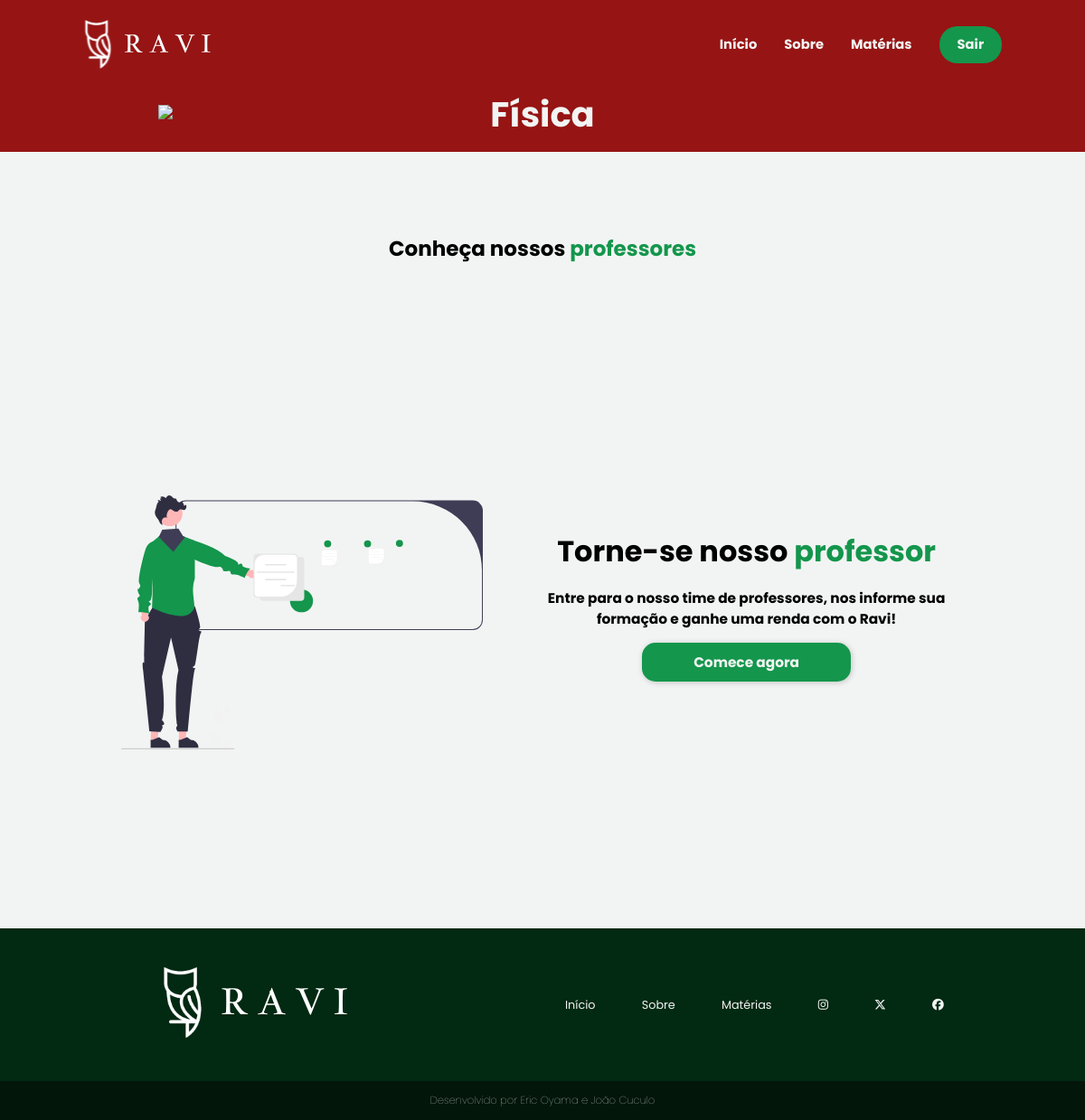
Page /sistema-aluno/materias/fisica.php (signed in) on the earlier database version.
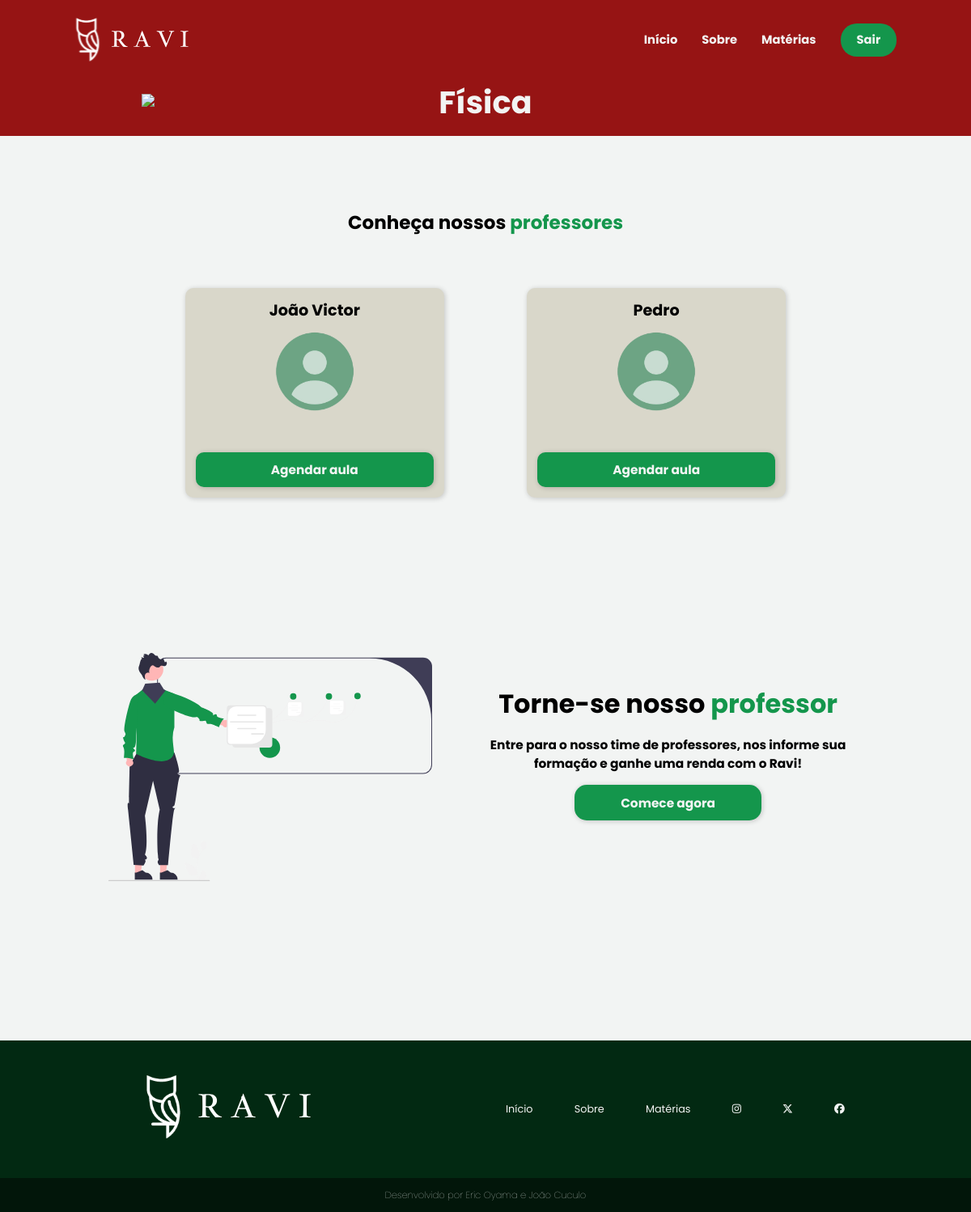
Same page on the later database version.
### tables this page shows
CREATE TABLE `professor` (
  `id` int(11) NOT NULL,
  `nome` varchar(100) NOT NULL,
  `email` varchar(100) NOT NULL,
  `senha` varchar(100) NOT NULL,
  `dn` date NOT NULL,
  `endereco` varchar(100) NOT NULL,
  `cep` varchar(20) NOT NULL,
  `estado` varchar(100) NOT NULL,
  `cidade` varchar(100) NOT NULL,
  `telefone` varchar(20) NOT NULL,
  `cpf` varchar(20) NOT NULL,
  `rg` varchar(20) NOT NULL,
  `sexo` varchar(10) NOT NULL,
  `areaFormacao` varchar(100) NOT NULL,
  `curriculo` varchar(100) NOT NULL,
  `conteudo` text NOT NULL,
  `valorHora` varchar(10) NOT NULL,
  `area_id` int(11) DEFAULT NULL,
  `dataCad` timestamp NOT NULL DEFAULT current_timestamp(),
  `status` varchar(11) NOT NULL
);

### sistema-aluno/materias/fisica.php (the view, shortened to what this page needs)
<?php
    require_once('../../conexao.php');
    $sql = "select * from professor
               where       1 = 1
                 and area_id = 3";
    $resultado = mysqli_query($conexao, $sql);
?>
<!DOCTYPE html>
<html lang="pt-br">
<head>
    <link rel="stylesheet" href="../../assets/css/header-footer.css">
    <link rel="stylesheet" href="../../assets/css/materias.css">
    <link rel="stylesheet" href="../../assets/css/principal.css">
</head>
<body>
    <?php require_once("../../template/menu-fis.php") ?>
    <main>
        <section class="materia" id="fisica">
            <div>
                <img src="../../assets/img/atom-icon-big.png">
            </div>
            <div>
                <h1>Física</h1>
            </div>
        </section>
        <section class="prof">
            <div class="conheca">
                <h1>Conheça nossos <span>professores</span></h1>
            </div>
            <div class="card-group">
                <?php while ($linha = mysqli_fetch_array($resultado)) { ?>
                <div class="cards">
                    <h2><?= $linha['nome'] ?></h2>
                    <img src="../../assets/img/user-image.png">
                    <a href="#">Agendar aula</a>
                </div>
                <?php } ?>
            </div>
        </section>
        <section>
            <div class="vire-prof">
                <figure>
                    <img src="../../assets/img/undraw_professor_re_mj1s.svg">
                </figure>
                <section>
                    <div>
                        <h1>Torne-se nosso <span>professor<span></h1>
                    </div>
                    <div>
                        <p>Entre para o nosso time de professores, nos informe sua formação e ganhe uma renda com o Ravi!</p>
                    </div>
                    <a href="../../sistema-professor/professor/cadastro.php"><button class="cad-btn2 cad-btn3">Comece agora</button></a>
                </section>
            </div>
                </main>
    <?php require_once("../../template/rodape3.php") ?>
</body>
</html>

Differences in the rows shown:
now on this page (row edited): professor: nome "João Victor"
now on this page (row edited): professor: nome "Pedro"
